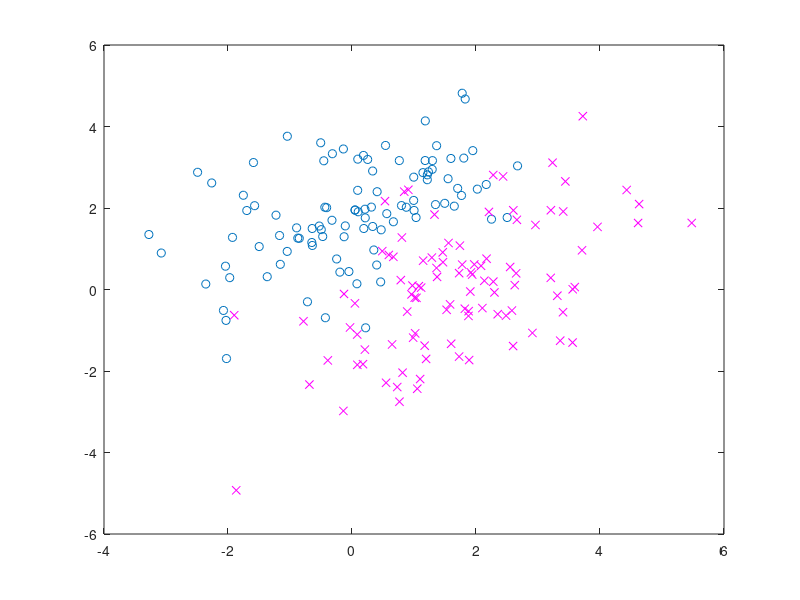

MATLAB code for this plot: (Note: this script raises an error after producing the figure.)
%1
% Plot line with points from linear definition 3x + 4y + 12 = 0
plot([0 -3], [-4, 0], 'b', 'LineWidth', 2);
axis([-5 5 -5 5]);
grid on;

%Perpinducalar distance from the origin to the straight line above
pDistance = (-12) / sqrt(3^2 + 4^2);
% => -2.4000

%2
% distinct means for each bi-variate Gaussian density
m1 = [0 2];
m2 = [1.5 0.0];

%Identical covariance matrix
C = [2 1; 1 2];

% Generate two bi-variate Gaussian densities
N = 100;
X = randn(N, 2);
Y = randn(N, 2);

% Use cholesky transformation
X = X * chol(C);
Y = Y * chol(C);

% Shift the mean for each of the columns in the two bi-variate Gaussian
% densities
X1 = X + kron(ones(N, 1), m1);
Y1 = Y + kron(ones(N, 1), m2);

plot(X1(:, 1), X1(:, 2), 'o', Y1(:, 1), Y1(:, 2), 'mx');

%3
% Compute the Bayes' optimal class boundary
% Linear classifier denoted by w^t x + b <> 0
w = 2 * C^-1 * transp((m1 - m2));
b = (m1 * C^-1 * transp(m1) - m2 * C^-1 * transp(m2));

xIntercept = -b / w(2, 1);
yIntercept = -b / w(1, 1);

slope = (yIntercept - 0.00) / (0.00 - xIntercept);

% Using y = mx + b for definting new x and y points on the line
xCoord1 = -3.00;
yCoord1 = slope * xCoord1 + yIntercept;

xCoord2 = 4.00;
yCoord2 = slope * xCoord2 + yIntercept;


hold on;
% plot([xIntercept, 0], [0, yIntercept], 'b', 'LineWidth', 2);
plot([xCoord1, xCoord2], [yCoord1, yCoord2], 'b', 'LineWidth', 2);

% 4 The Perceptron Learning Algorithm
% X = N by 2 matrix of data
% Place the two by-matrices all in one N by 2 matrix
X2 = [X1', Y1']';
% y classlabels -1 and +1
yClassLabels = [-ones(1, 100), ones(1, 100)];

N1 = 200;
% Include columns of ones for bias term (X3 is our accumulated input matrix of examples)
% X2 is the combination of the two bi-variate Gaussian distributions
X3 = [X2 ones(N1, 1)];

% Separate into training and test sets
ii = randperm(N1);
Xtr = X3(ii(1:N1/2), :);
ytr = yClassLabels(:, ii(1:N1/2));
Xts = X3(ii(N1/2+1: N1), :);
yts = yClassLabels(:, ii(N1/2+1: N1));

% Initialize weights (This is the weight vector we are trying to learn)
w = randn(3, 1);

% Error correcting learning











